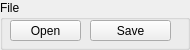
<?xml version="1.0" encoding="UTF-8"?>
<ui version="4.0">
 <class>GroupBox</class>
 <widget class="QGroupBox" name="GroupBox">
  <property name="geometry">
   <rect>
    <x>0</x>
    <y>0</y>
    <width>190</width>
    <height>50</height>
   </rect>
  </property>
  <property name="minimumSize">
   <size>
    <width>190</width>
    <height>50</height>
   </size>
  </property>
  <property name="windowTitle">
   <string>GroupBox</string>
  </property>
  <property name="title">
   <string>File</string>
  </property>
  <widget class="QPushButton" name="saveButton">
   <property name="geometry">
    <rect>
     <x>90</x>
     <y>20</y>
     <width>81</width>
     <height>21</height>
    </rect>
   </property>
   <property name="text">
    <string>Save</string>
   </property>
  </widget>
  <widget class="QPushButton" name="openButton">
   <property name="geometry">
    <rect>
     <x>10</x>
     <y>20</y>
     <width>71</width>
     <height>21</height>
    </rect>
   </property>
   <property name="text">
    <string>Open</string>
   </property>
  </widget>
 </widget>
 <resources/>
 <connections/>
</ui>
